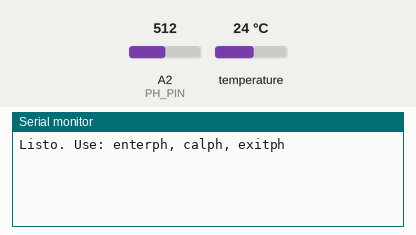
Recording of a sketch running on a simulated Arduino Mega 2560, built with avr-gcc and run on an emulated ATmega2560. Parts: the last lines printed to the serial monitor. Inputs (shaded band) come from the test bench; at power-on: temperature 24 °C, A2 (PH_PIN) = 512.

Above: at 2.0 s.
2.1 s: temperature set to 12 °C
At 3.2 s:
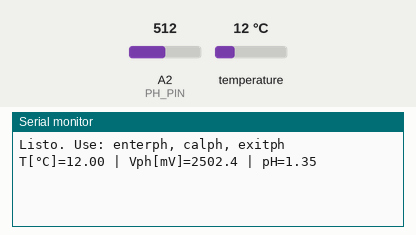
5.2 s: A2 (PH_PIN) set to 716
At 6.4 s:
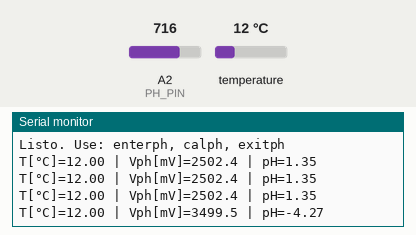
6.7 s: temperature set to 19 °C
At 7.6 s:
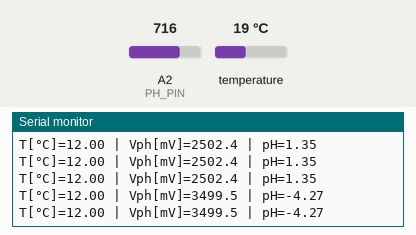
8.2 s: A2 (PH_PIN) set to 900
At 9.5 s:
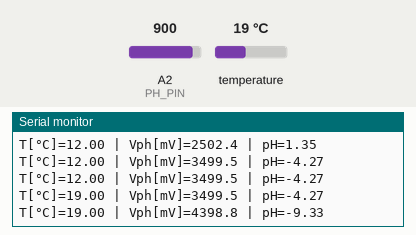
Timing chart, 0 to 10.7 s (numbered marks = the images above; inputs shaded):
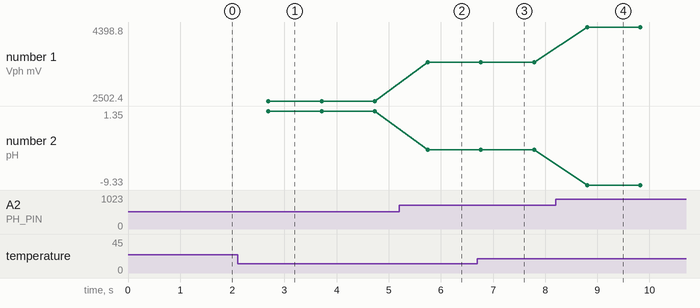

Measured:
- after the input at 2.1 s, the serial monitor: prints a new line after 0.59 s (image 1)
- after the input at 5.2 s, the serial monitor: prints a new line after 0.55 s (image 2)
- after the input at 8.2 s, the serial monitor: prints a new line after 0.61 s (image 4)
- plotted number 1: 2502.4 → 3499.5 after the input at 5.2 s, 3499.5 → 4398.8 after the input at 8.2 s
- plotted number 2: 1.35 → -4.27 after the input at 5.2 s, -4.27 → -9.33 after the input at 8.2 s

The sketch:

sensor_pH.ino
```cpp
/* =========================================================
   Mega 2560 + pH SEN0161-V2 (A2) + DS18B20 (D2)
   Librería: DFRobot_PH (calibración/EEPROM incluidas)
   Comandos Serial (115200):
     enterph  -> entrar a modo calibración
     calph    -> calibrar en buffer actual (auto 7.00 / 4.00)
     exitph   -> guardar en EEPROM y salir
   ========================================================= */

#include "DFRobot_PH.h"
#include <EEPROM.h>
#include <OneWire.h>
#include <DallasTemperature.h>

#define PH_PIN A2         // <--- pH en A2
#define ONE_WIRE_BUS 2    // <--- DS18B20 en D2

DFRobot_PH ph;
OneWire oneWire(ONE_WIRE_BUS);
DallasTemperature ds18b20(&oneWire);

float temperatureC = 25.0;
float phValue = 7.0;

// Promedia lecturas y devuelve mV
float leerVoltajePH_mV(uint8_t muestras = 10) {
  long acum = 0;
  for (uint8_t i = 0; i < muestras; i++) {
    acum += analogRead(PH_PIN);   // Mega: 10 bits, 0..1023
    delay(10);
  }
  float adcProm = (float)acum / muestras;
  // Referencia por defecto: 5.00 V → 5000 mV
  float mV = adcProm * (5000.0 / 1023.0);
  return mV;
}

float leerTemperaturaC() {
  ds18b20.requestTemperatures();
  float t = ds18b20.getTempCByIndex(0);
  if (t > -55 && t < 125) return t;
  return 25.0; // respaldo si no responde
}

void setup() {
  Serial.begin(115200);
  delay(800);
  ds18b20.begin();
  ph.begin();   // carga calibración previa desde EEPROM (si existe)
  Serial.println(F("Listo. Use: enterph, calph, exitph"));
}

void loop() {
  static unsigned long t0 = millis();
  if (millis() - t0 >= 1000) { // cada 1 s
    t0 = millis();
    temperatureC = leerTemperaturaC();
    float mV = leerVoltajePH_mV(10);
    phValue = ph.readPH(mV, temperatureC); // compensación por T

    Serial.print(F("T[°C]=")); Serial.print(temperatureC, 2);
    Serial.print(F(" | Vph[mV]=")); Serial.print(mV, 1);
    Serial.print(F(" | pH=")); Serial.println(phValue, 2);
  }

  // Manejo de comandos de calibración: enterph, calph, exitph
  float mVinst = leerVoltajePH_mV(5);
  ph.calibration(mVinst, temperatureC);
}
```
